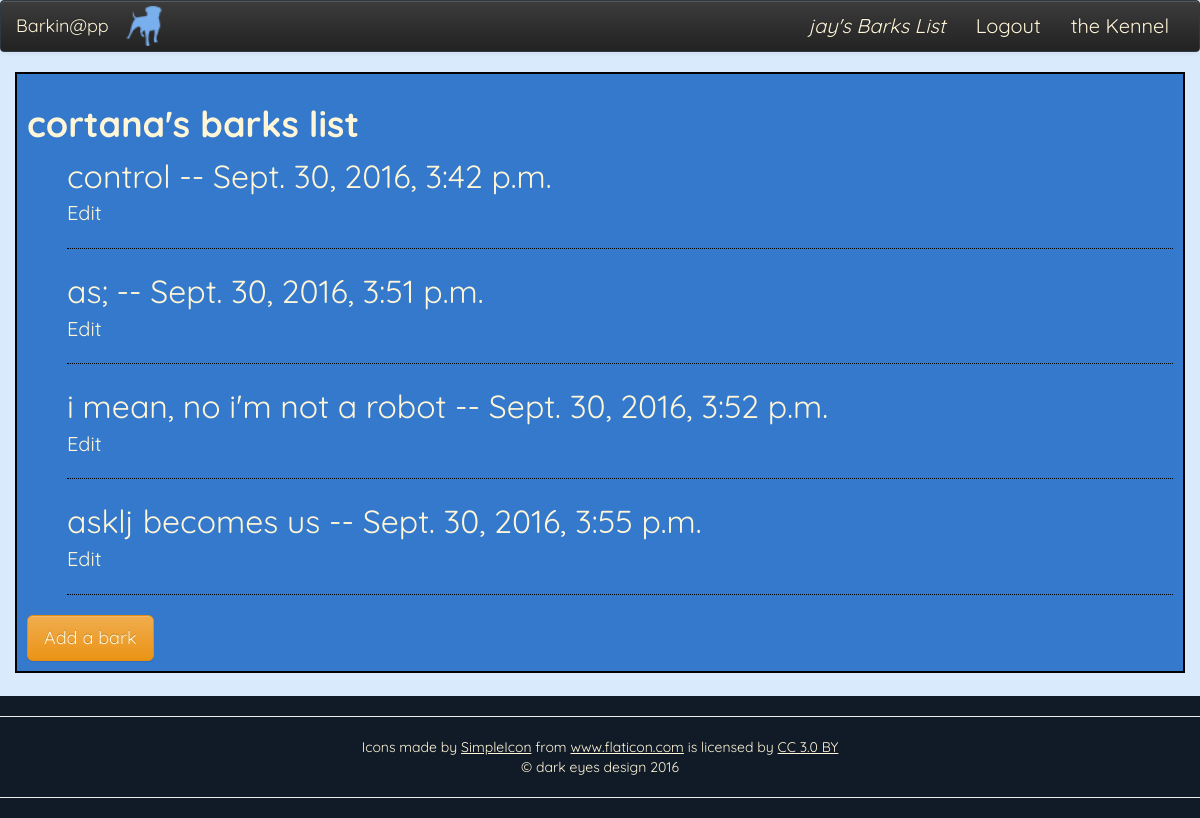
/barks/13/ (signed in), run on the app's committed database.
### barks/models.py (models this page shows)
class Bark(models.Model):
    user = models.ForeignKey(User, null=True, blank=True)
    content = models.CharField(max_length=60)
    post_date = models.DateTimeField(auto_now_add=True)
    def __str__(self):
        return self.content
    def get_absolute_url(self):
        return reverse("barks:edit_bark", args=[self.pk])

### barks/views.py (the view)
# urls.py: url(r'^(?P<id>\d+)/$', views.barks_list, name="barks_list"),
def barks_list(request, id=None):
    if id:
        user = User.objects.get(id=id)
        author = user
    else:
        user = request.user
        author = user
    bark_query = user.bark_set.all()
    context = {
        "author": author,
        "barks": bark_query,
    }
    return render(request, "barks/barks_list.html", context)

### barks/templates/barks/barks_list.html
{% extends "core/base.html" %}
{% block content %}
    <h1>{{ author }}'s barks list</h1>
    <ul>
        {% for bark in barks %}
            <li class="barkers-bark">
                {{ bark }} -- {{ bark.post_date }}
            </li>
            <li>
                <a href="{{ bark.get_absolute_url }}">Edit</a>
            </li>
        <hr style="border-top: 1px dotted black;">
        {% endfor %}
    </ul>
<a class="btn btn-warning btn-lg" href="{% url 'barks:add_bark' %}">Add a bark</a>
{% endblock content %}

### core/templates/core/base.html (shortened to what this page needs)
{% load static %}
<!DOCTYPE html>
<html>
<head>
    <link rel="stylesheet" href="https://maxcdn.bootstrapcdn.com/bootstrap/3.3.7/css/bootstrap.min.css">
    <link rel="stylesheet" href="https://maxcdn.bootstrapcdn.com/bootstrap/3.3.7/css/bootstrap-theme.min.css">
    <link rel="stylesheet" type="text/css" href="{% static 'styles.css' %}" />
</head>
<body>
    <header>
        <nav class="navbar navbar-default navbar-inverse">
            <div class="container-fluid">
                <div class="navbar-header">
                    <span>
                        <img src="{% static 'images/zynga-blue.png' %}"
                            width="40px"
                            class="dog-brand">
                    </span>
                    <a class="navbar-brand" href="{% url 'core:splash' %}">
                        Barkin@pp
                    </a>
                </div>
                <div class="collapse navbar-collapse" id="howdy">
                    <ul class="nav navbar-nav navbar-right">
                        {% if request.user.is_authenticated %}
                            <li role="presentation"
                                class="hello-user"
                            >
                                <a href="{% url 'barks:barks_list' request.user.id %}"
                                    title="Click to view your barks"
                                >
                                    <em>{{user}}'s Barks List</em>
                                </a>
                            </li>
                        {% endif %}
                        {% if request.user.is_authenticated %}
                            <li>
                                <a href="{% url 'accounts:logout' %}">Logout
                                </a>
                            </li>
                        {% endif %}
                            <li role="presentation">
                                <a href="{% url 'barks:global_barks_list' %}"
                                    title="Check out what's barkin!"
                                >the Kennel
                                </a>
                            </li>
                    </ul>
                </div>
            </div>
        </nav>
    </header>
<div class="container">
    {% block content %}
    {% endblock content %}
    <span class="footer-buffer"></span>
</div>
<footer class="page-footer">
    <hr>
    <div class="aligned">
        <div>Icons made by <a href="http://www.flaticon.com/authors/simpleicon" title="SimpleIcon">SimpleIcon</a> from <a href="http://www.flaticon.com" title="Flaticon">www.flaticon.com</a> is licensed by <a href="http://creativecommons.org/licenses/by/3.0/" title="Creative Commons BY 3.0" target="_blank">CC 3.0 BY</a></div>
        <span class="aligned">&copy; dark eyes design 2016</span>
    </div>
    <hr>
</footer>
</body>
</html>

### core/static/styles.css (style rules this page uses)
body { background-color: #DAEAFD; background-repeat: no-repeat; font-family: 'Quicksand', sans-serif; font-size: 20px; }
ul { list-style-type: none; }
h1, h2, h3 { color: #FFF6D8; font-weight: bold; }
a:link, a:visited, a:active { color: #FFF6D8; }
.dog-brand { margin-top: 5px; }
.container { background-color: #3479CB; padding: 10px; border: black 2px solid; }
.barkers-bark { font-size: 32px; color: #FFF6D8; }
.footer-buffer { padding: 170px; }
.page-footer { position: fixed; bottom: 0px; background-color: #111b28; color: #fff6d8; font-size: 14px; width: 100%; }
.page-footer a:link { text-decoration: underline; }
.aligned { text-align: center; }
.navbar-default { background-color: #111b28; border-color: #303842; }
.navbar-default .navbar-brand { color: #fff6d8; }
.navbar-default .navbar-nav > li > a { color: #fff6d8; }
.navbar-default .navbar-collapse, .navbar-default .navbar-form { border-color: #fff6d8; }

### data on the page
Bark: content "control", post_date "Sept. 30, 2016, 3:42 p.m."
Bark: content "as;", post_date "Sept. 30, 2016, 3:51 p.m."
Bark: content "i mean, no i'm not a robot", post_date "Sept. 30, 2016, 3:52 p.m."
Bark: content "asklj becomes us", post_date "Sept. 30, 2016, 3:55 p.m."

### other printed values
{{ user }} "jay"
{{ author }} "cortana"
